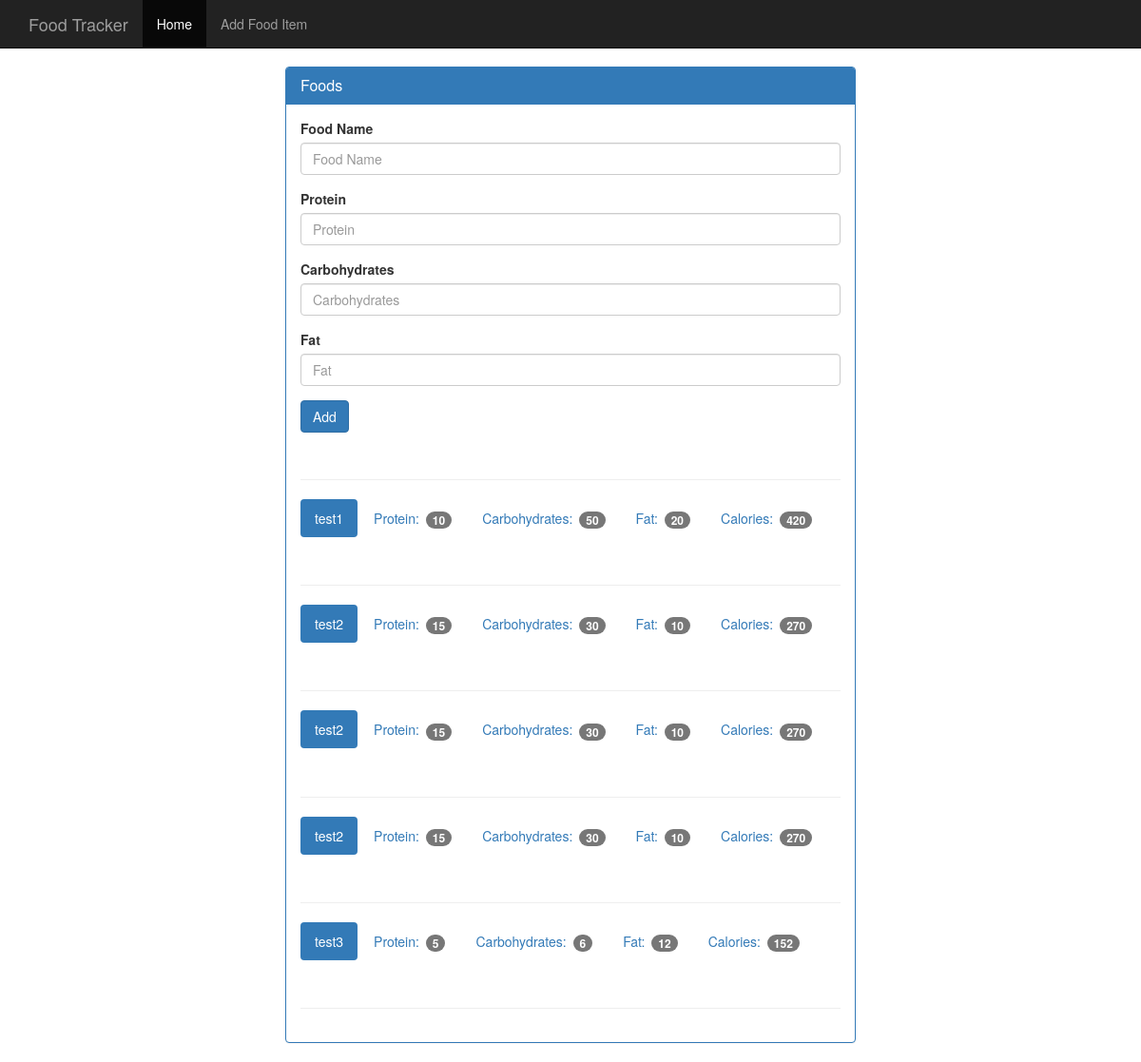
The app's page /food with its own data.
### tables this page shows
CREATE TABLE food (
    id integer primary key autoincrement,
    name text not null,
    protein integer not null,
    carbohydrates integer not null,
    fat integer not null,
    calories integer not null
);

### app.py (the view, shortened to what this page needs)
@app.route('/food', methods = ['GET', 'POST'])
def food():
	db = get_db()
	cur = db.execute('select * from food')
	result = cur.fetchall()
	return render_template('add_food.html', result= result)

### database.py (called while the page is built)
def connect_db():
	sql = sqlite3.connect('food_log.db')
	sql.row_factory = sqlite3.Row
	return sql

def get_db():
	if not hasattr(g,'sqlite3_db'):
		g.sqlite_db= connect_db()
	return g.sqlite_db

### templates/add_food.html
{% extends  'base.html' %}
{% block nav %}
{% include 'nav.html' %}
{% endblock %}
{% block content %}
     <div class="container theme-showcase col-sm-6 col-sm-offset-3" role="main">
      <div class="row">
        <div>
          <div class="panel panel-primary">
            <div class="panel-heading">
              <h3 class="panel-title">Foods</h3>
            </div>
            <div class="panel-body">
              <form method="POST" action="{{ url_for('food') }}">
                <div class="form-group">
                  <label for="food-name">Food Name</label>
                  <input type="text" class="form-control" id="food-name" name='food-name' placeholder="Food Name">
                </div>
                <div class="form-group">
                  <label for="protein">Protein</label>
                  <input type="number" class="form-control" id="protein" name='protein' placeholder="Protein">
                </div>
                <div class="form-group">
                  <label for="carbohydrates">Carbohydrates</label>
                  <input type="number" class="form-control" id="carbohydrates" name='carbohydrates' placeholder="Carbohydrates">
                </div>
                <div class="form-group">
                  <label for="fat">Fat</label>
                  <input type="number" class="form-control" id="fat" name='fat' placeholder="Fat">
                </div>
                <button type="submit" class="btn btn-primary">Add</button>
              </form>
              <div class="page-header"></div>
               {%  for item in result %}
                <ul class="nav nav-pills" role="tablist">
                  <li class="active"><a>{{item.name}}</a></li>
                  <li><a>Protein: <span class="badge">{{item.protein}}</span></a></li>
                  <li><a>Carbohydrates: <span class="badge">{{item.carbohydrates}}</span></a></li>
                  <li><a>Fat: <span class="badge">{{item.fat}}</span></a></li>
                  <li><a>Calories: <span class="badge">{{item.calories}}</span></a></li>
                </ul>
                <div class="page-header"></div>
               {% endfor %}
            </div>
          </div>
        </div>
      </div>
    </div>
{% endblock %}

### templates/base.html (shortened to what this page needs)
<!DOCTYPE html>
<html lang="en">
  <head>
    <link href="{{ url_for ('static', filename='bootstrap.min.css') }}" rel="stylesheet">
    <link href="{{ url_for ('static', filename='theme.css') }}" rel="stylesheet">
  </head>
  <body>
  {% block nav %}
  {% endblock %}
  {% block content %}
  {% endblock %}
  </body>
  </html>

### templates/nav.html
<nav class="navbar navbar-inverse navbar-fixed-top">
      <div class="container">
        <div class="navbar-header">
          <a class="navbar-brand" href="{{ url_for('index') }}">Food Tracker</a>
        </div>
        <div id="navbar" class="navbar-collapse collapse">
          <ul class="nav navbar-nav">
            <li class="active"><a href="{{ url_for('index') }}">Home</a></li>
            <li><a href="{{ url_for('food') }}">Add Food Item</a></li>
          </ul>
        </div>
      </div>
</nav>

### static/theme.css (style rules this page uses)
body { padding-top: 70px; padding-bottom: 30px; }

### records on screen
food: name "test1", protein "10", carbohydrates "50", fat "20", calories "420"
food: name "test2", protein "15", carbohydrates "30", fat "10", calories "270"
food: name "test2", protein "15", carbohydrates "30", fat "10", calories "270"
food: name "test2", protein "15", carbohydrates "30", fat "10", calories "270"
food: name "test3", protein "5", carbohydrates "6", fat "12", calories "152"
